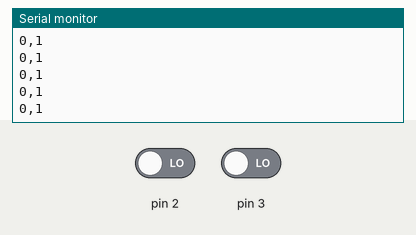
Recording of a sketch running on a simulated Arduino Uno, built with avr-gcc and run on an emulated ATmega328P. On the bench: the last lines printed to the serial monitor. Inputs (shaded band) come from the test bench; at power-on: pin 2 LOW, pin 3 LOW.

Above: at 1.2 s.
1.3 s: pin 2 driven HIGH
At 2.1 s:
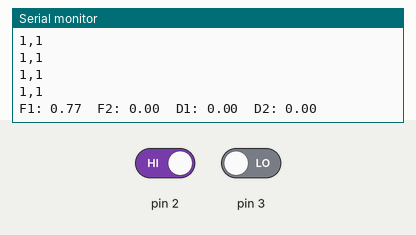
2.8 s: pin 3 driven HIGH
At 3.9 s:
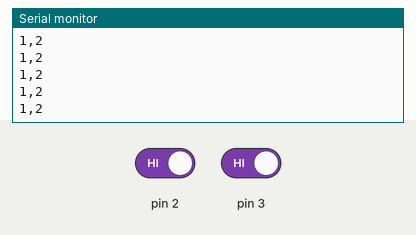
4.3 s: pin 2 driven LOW
At 5.4 s:
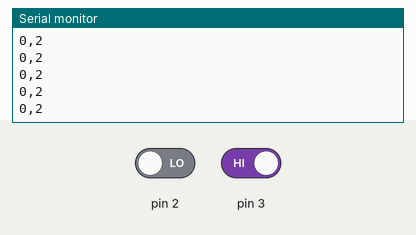
5.8 s: pin 3 driven LOW
At 6.4 s:
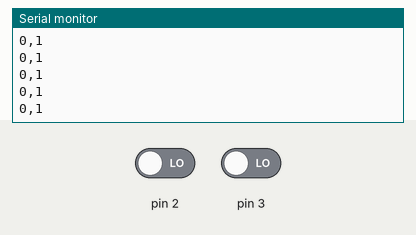

The sketch:

Temporizador.ino
```cpp
struct Canal {
  int pin;
  int estadoActual;
  int estadoAnterior;
  unsigned long tiempoAnterior;
  unsigned long periodo;
  float frecuencia;
  unsigned long tiempoCambio;
  unsigned long tHigh;
  unsigned long tLow;
  float duty;
};

void medicionCanal(Canal &canal, unsigned long tiempoActual);
Canal canal1 = {2, LOW, LOW, 0, 0, 0.0, 0, 0, 0, 0.0};
Canal canal2 = {3, LOW, LOW, 0, 0, 0.0, 0, 0, 0, 0.0};
unsigned long tiempoImpresion = 0;
const unsigned long intervalo = 1000; // ms

void setup() {
  pinMode(canal1.pin, INPUT);
  pinMode(canal2.pin, INPUT);
  Serial.begin(9600);
}

void loop() {
  unsigned long tiempoActual = millis();
  medicionCanal(canal1, tiempoActual);
  medicionCanal(canal2, tiempoActual);
  // Impimir resultados cada intervalo
  if (tiempoActual - tiempoImpresion >= intervalo) {
    tiempoImpresion = tiempoActual;
    Serial.print("F1: ");
    Serial.print(canal1.frecuencia);
    Serial.print("\tF2: ");
    Serial.print(canal2.frecuencia);
    Serial.print("\tD1: ");
    Serial.print(canal1.duty);
    Serial.print("\tD2: ");
    Serial.println(canal2.duty);
  }
  // Plotter
  Serial.print(canal1.estadoActual);
  Serial.print(",");
  Serial.println(canal2.estadoActual + 1);
}

void medicionCanal(Canal &canal, unsigned long tiempoActual) {
  canal.estadoActual = digitalRead(canal.pin);
  // Deteccion de flanco | Medicion de periodo | Calculo de frecuencia
  if (canal.estadoActual == HIGH && canal.estadoAnterior == LOW) {
    canal.periodo = tiempoActual - canal.tiempoAnterior;
    canal.tiempoAnterior = tiempoActual;
    if (canal.periodo > 0) {
      canal.frecuencia = 1000.0 / canal.periodo;
    }
  }
  // Medicion de duty cycle
  if (canal.estadoActual != canal.estadoAnterior) {
    if (canal.estadoActual == HIGH) {
      canal.tLow = tiempoActual - canal.tiempoCambio;
    } else {
      canal.tHigh = tiempoActual - canal.tiempoCambio;
    }
    canal.tiempoCambio = tiempoActual;

    if ((canal.tHigh + canal.tLow) > 0) {
      canal.duty = (float)canal.tHigh / (canal.tHigh + canal.tLow) * 100.0;
    }
  }
  canal.estadoAnterior = canal.estadoActual;
}
```

Measured:
- after the input at 1.3 s, the serial monitor: prints a new line after 0.07 s (image 1)
- after the input at 2.8 s, the serial monitor: prints a new line after 0.07 s (image 2)
- after the input at 4.3 s, the serial monitor: prints a new line after 0.07 s (image 3)
- after the input at 5.8 s, the serial monitor: prints a new line after 0.07 s (image 4)
